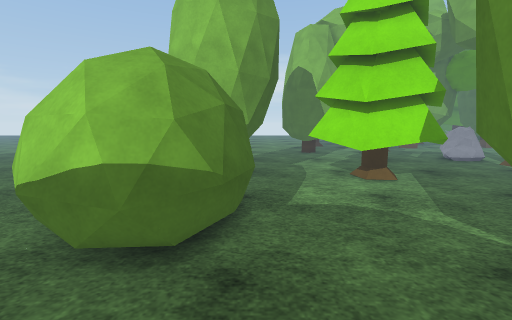
View 1 (above)

24 first-person views from a walk through a Unity game level. The camera is 1.3 m above the floor, tilts 8° down and sees 90° across. The floor is counted in squares, 0.5 m on a side. Each view is taken from the middle of a square. On the plan, view 1 faces up. The plan holds only what a view shows up to about 18 squares ahead; the rest is blank. The place goes on beyond the plan. Some animated figures are not drawn. Surface patterns are stand-ins for the level's own textures.

View 2
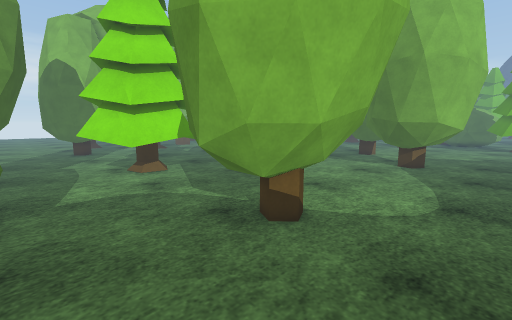

View 3
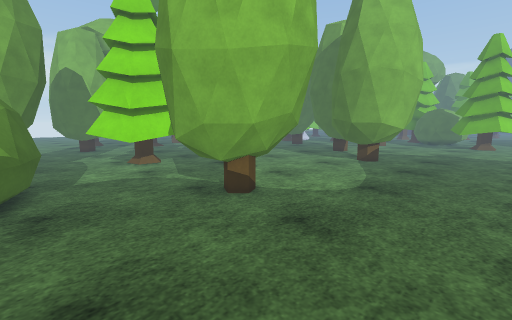

View 4
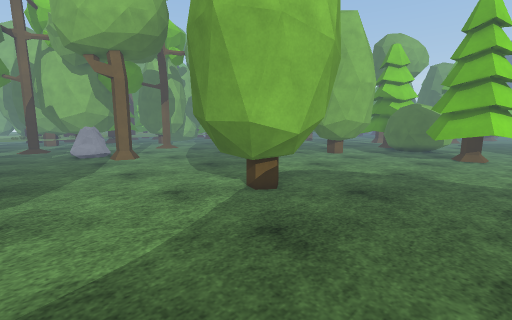

View 5
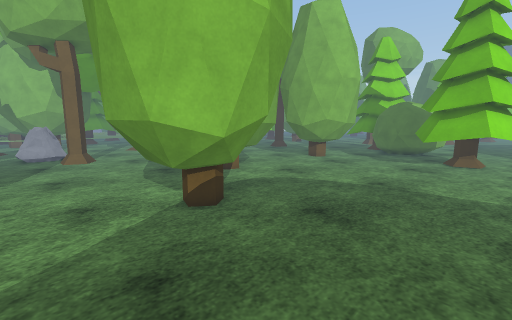

View 6
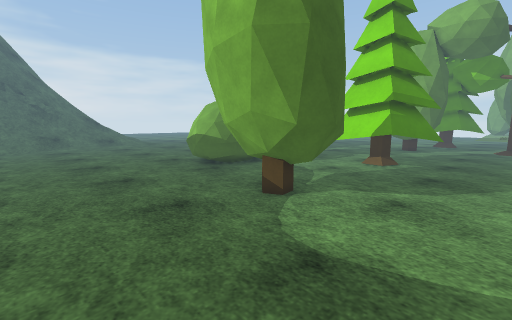

View 7
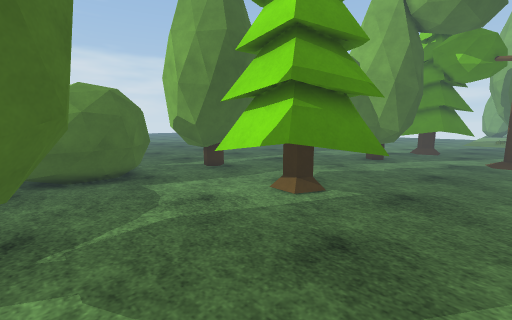

View 8
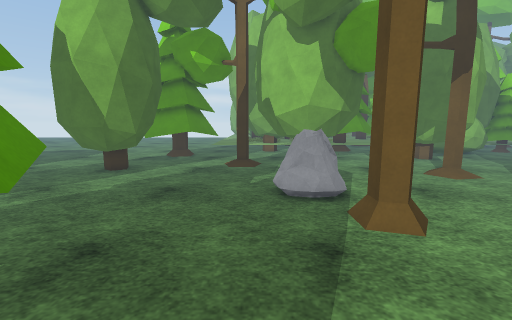

View 9
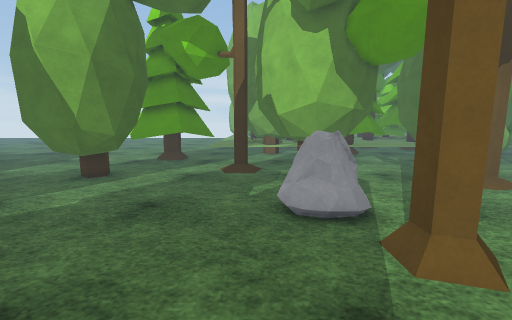

View 10
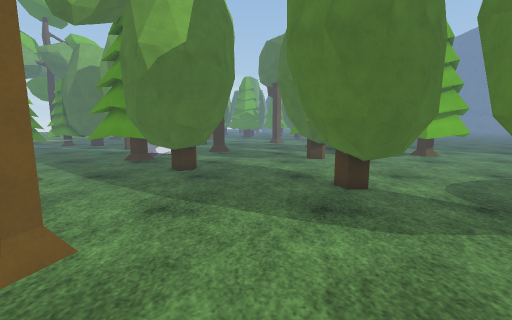

View 11
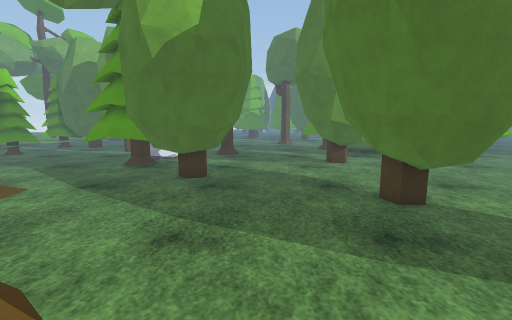

View 12
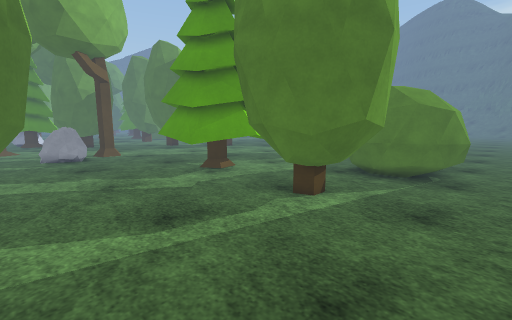

View 13
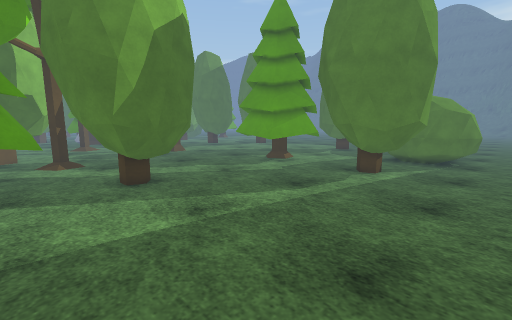

View 14
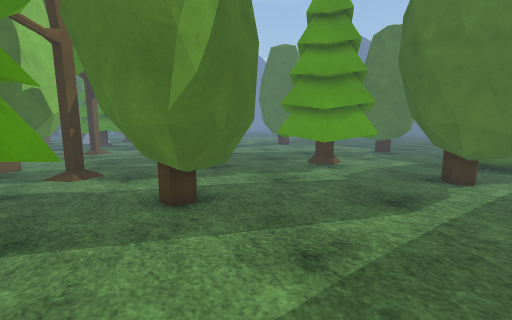

View 15
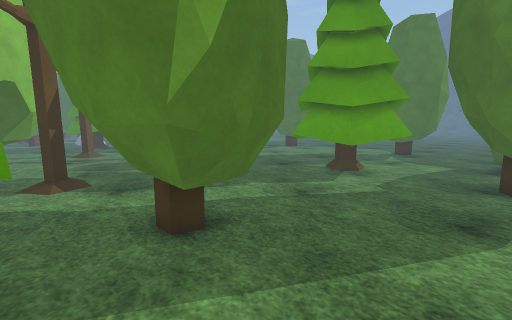

View 16
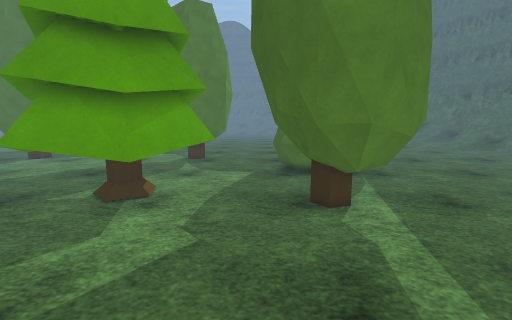

View 17
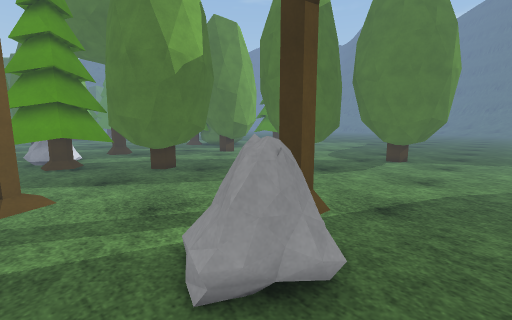

View 18
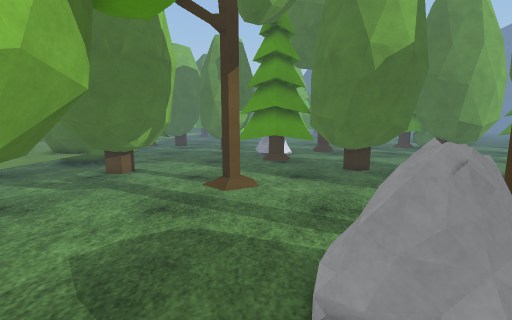

View 19
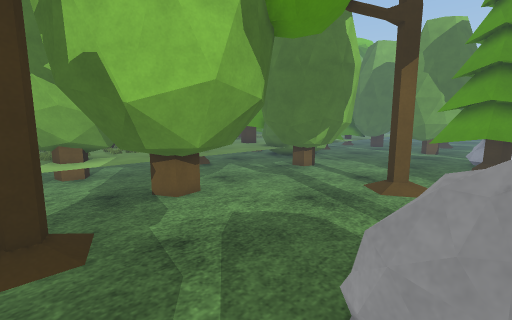

View 20
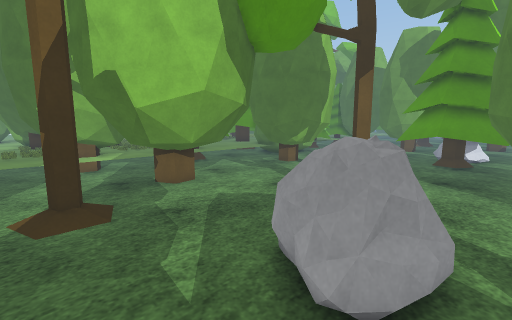

View 21
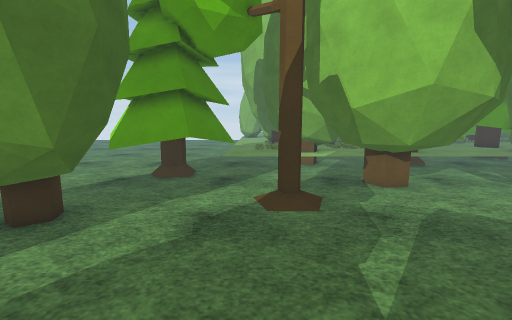

View 22
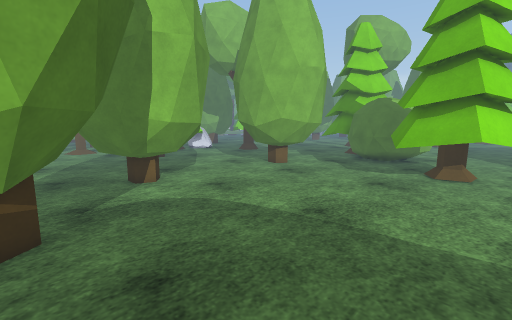

View 23
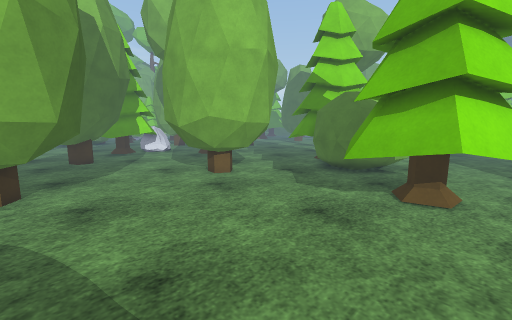

View 24
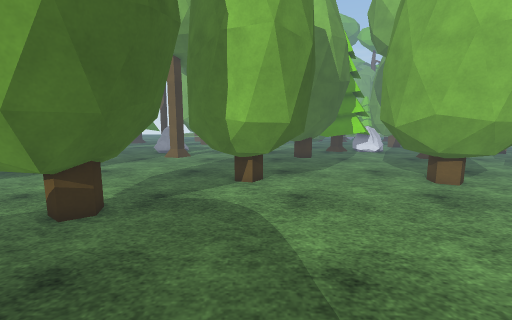

### Floor plan
Key: @ floor where view 1 was taken; # wall or solid block; . floor; = window, fence, low wall or low ledge; T tree; B bush.
Columns run from 7 left of view 1 to 33 right of it. Each row starts with its distance up from view 1.
 28 .  .........TTTTT...TT T    ..TTTT  ...
 27    .........TTTTT...TTTTTTTT..TTTTT ...
 26   ........TTT .....T#TTTTTTT...TTTTT...
 25  .........TTT T....##.TTTTT............
 24 .........TTTTTT........................
 23 ..........TTTTT..........................
 22 ..........TTTTT...............T.....T   .
 21 ...........TTT.....................TTTTTT
 20 .....................===...........TTTT T
 19 .....................=##...........TTTT T
 18 .....................===........TTT TTTTT
 17 ...............................TTTTT
 16 ....TTTT...............TT......TTTT
 15 ...TTTTT...TTTTT.......##......TTTTTT..
 14 ...TTTTTT.TTTTTTT..............TTTTTT..
 13 ...TTTTTT.TTTTTTT...............TTTT...
 12 ...TTTTT..TTTTTTT........................
 11 ....TTT...TTTTTT.........................
 10 ...BBB.....TTTTT.........................
  9 ..BBBBB.....................TTTT.....TTT
  8 .BBBBBBB...................TTTTTT...TTT
  7 .BBBBBBB...................TTTT T...TTTT
  6 .  BBBBB...................TTTTTT...TTTT
  5 ..BBBBB....TTTT.........TTT.TTTTT...TTTTT
  4 ...BBBB...TTTTTT......TTTTTT.TTT.....TTTT
  3 ..........TTTTTT......TTTTTT.............
  2 ..........TTTTTT......TTTTTT.............
  1 ...........TTTTT......TTTTTT.............
  0 .......@....TT.........TTTT.............T
 -1 ......................................TTT
 -2 .....................................TTTT
 -3 .....................................TTTT
 -4 .....................................TTTT
 -5 ......................................TTT

Positions as (right, up) in squares from view 1, and headings:
1: (0, 0), facing up
2: (0, -2), facing up-right
3: (-1, -5), facing up-right
4: (10, -5), facing up-right
5: (13, -5), facing up-right
6: (12, -5), facing up-left
7: (12, 4), facing up-left
8: (13, 9), facing up
9: (13, 11), facing up
10: (12, 11), facing right
11: (14, 12), facing right
12: (-7, 22), facing down-right
13: (-7, 28), facing down-right
14: (-3, 28), facing down-right
15: (-1, 27), facing down-right
16: (1, 22), facing down
17: (12, 22), facing down-right
18: (12, 21), facing right
19: (12, 19), facing up-right
20: (11, 17), facing up-right
21: (11, 17), facing up
22: (18, -5), facing up-right
23: (23, -5), facing up-right
24: (23, -5), facing up
